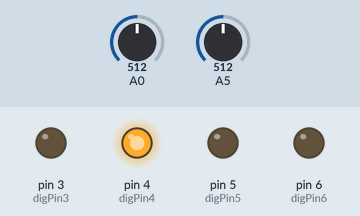
Bench run of a sketch on a simulated Arduino Uno, built with avr-gcc and run on an emulated ATmega328P. On the bench: output pins drawn as LEDs (lit = HIGH). Inputs (shaded band) come from the test bench; at power-on: A0 = 512, A5 = 512. What the sketch prints to the serial monitor is not drawn.

Above: at 1.2 s.
1.3 s: A0 set to 716
At 1.7 s:
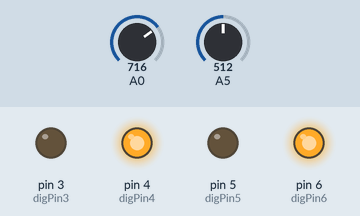
2.8 s: A5 set to 672
4.3 s: A5 set to 696
At 5.2 s:
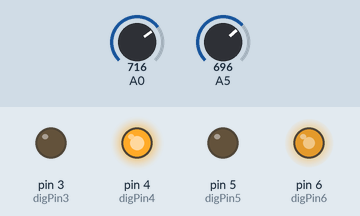
5.8 s: A0 set to 511
At 6.3 s:
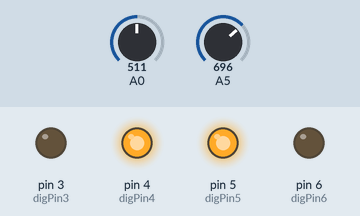
7.3 s: A0 set to 653
8.8 s: A0 set to 661
At 9.8 s:
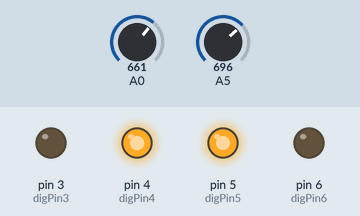
Timing chart, 0 to 11.3 s (numbered marks = the images above; inputs shaded):
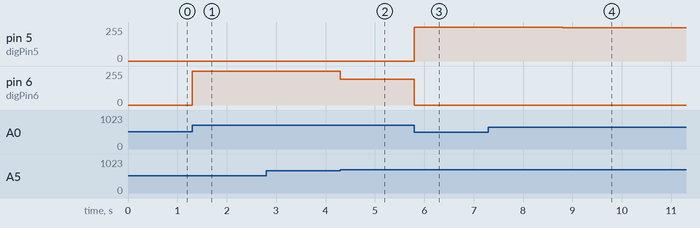

Measured:
- the behaviour switches between 680 and 681 on A5 (found by bisection; images 1 and 2)
- after the input at 1.3 s, pin 6 (digPin6): 0/255 → 255/255 at once
- after the input at 4.3 s, pin 6 (digPin6): 255/255 → 193/255 at once
- after the input at 5.8 s, pin 5 (digPin5): 0/255 → 255/255 at once; pin 6 (digPin6): 193/255 → 0/255 at once
- after the input at 8.8 s, pin 5 (digPin5): 255/255 → 249/255 at once

The sketch:

PI_Final.ino
```cpp
//-----Definición Variables----------------------------------------------------------------------------------//
float digPin5= 5;    //Cable azul
float digPin6= 6;    //Cable verde
float digPin4 = 4;   //Potenciometro +
float digPin3 = 3;   //Potenciometro -
float voltaje = 0;   //Voltaje que se lee del potenciometro
float volt_ref = 3;  //Voltaje que se lee del potenciometro para la referencia
float error = 0;     //Error
float u=0, upast=0;  //Acción de control y u[n-1]
float errorpast=0;     //e[n-1]
float ki = 0.1;        //Constante integral
float kd = 0;
float kp = 15;       //Ganancia proporcional
float errorcum;       //Acumulacion del error (acción integral)
float umax=5;         //Valor señal de control máxima
float imax=6;         //Valor integral máximo

int valor_pot = 0;  //Variable donde almacenaremos el valor del potenciómetro
int pot_ref = 0;    //Valor del potenciometro que cambia la referencia
int PWM = 0;        //Valor que tomará la PWM entre 0 y 255

const unsigned int Ts = 4;// Periodo de muestreo [us]
unsigned int t,t0; //para darle un entero más a los valores

char estado;
//-----Iniciacion de Puertos y Pines-------------------------------------------------------------------------//
void setup() {
  Serial.begin(115200); // Permite la configuración con el compu

  pinMode(digPin5,OUTPUT);pinMode(digPin6,OUTPUT);pinMode(digPin4,OUTPUT);pinMode(digPin3,OUTPUT);digitalWrite(digPin4,HIGH);digitalWrite(digPin3,LOW);

  t0 = millis();  // función del tiempo
}
//-----Repetición-------------------------------------------------------------------------------------------//
void loop() {

  t = millis();
 if (t - t0 >= Ts)
 {
  valor_pot = analogRead(A0); pot_ref = analogRead(A5);//Lee los datos

  if (Serial.available()) {String command = Serial.readStringUntil('\n');volt_ref = command.toFloat();}

  voltaje = (valor_pot*5.00/1023.00);
  volt_ref = (pot_ref*5.00/1023.00);
  error = (volt_ref-voltaje);
  errorcum+=error;

  //Anti WINDUP
  if(errorcum>=imax){errorcum=imax;}; if(errorcum<=-imax){errorcum=-imax;};
  //Machete para dejarlo quieto
  if(error<=0.001&error>=-0.001){errorcum=0;}

  //u=(upast+((kp+ki)*error)-(kp*errorpast));
  u=kp*error+ki*Ts*errorcum+kd*(error-errorpast)/Ts;
  upast=u;
  errorpast=error;

  //Anti WINDUP?
  if(u>=umax)  {u=umax;};if(u<=-umax){u=-umax;}

  PWM = PWM_signal();

  if(error > 0){ //sentido del giro DERECHA
    analogWrite(digPin5, PWM);  analogWrite(digPin6, 0); lecturas(); //estado = 'D';
    }

  if (error<=0.001&error>=-0.001) { //Off
    analogWrite(digPin5, 0); analogWrite(digPin6, 0); lecturas(); //estado = 'M';
    }

  if (error<0) { //sentido del giro IZQ
    analogWrite(digPin5, 0);  analogWrite(digPin6, PWM); lecturas(); //estado = 'I';
    }
   t0 = t;
  }
}
//-----Función Imprimir Datos--------------------------------------------------------------------------------//
void lecturas(){
  //Serial.print(" Ts: ");Serial.print((t-t0));
  Serial.print(" \t V: ");Serial.print(voltaje);
  Serial.print(" \t Ref: ");Serial.println(volt_ref);
  //Serial.print(" Err: ");Serial.print(error);
  //Serial.print(" Errcum: ");Serial.print(errorcum);
  //Serial.print(" PWM: ");Serial.println(PWM);
  //Serial.print(" u: ");Serial.println(u);
  //Serial.print(" estado: ");Serial.println(estado);
}
//-----Funcion Generadora PWM--------------------------------------------------------------------------------//
int PWM_signal(){
  int u_temp;
  u_temp=abs(u)*10;
  PWM=map(u_temp,0,50,0,255);
  if (PWM >= 255){return PWM=255;}
  if(PWM<0){return PWM=0;}
  return PWM;
}
```
